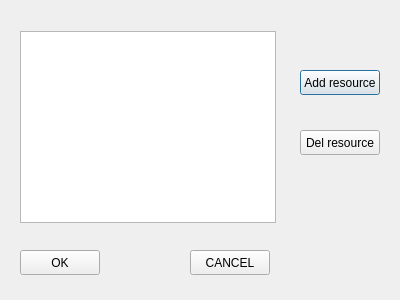
<?xml version="1.0" encoding="UTF-8"?>
<ui version="4.0">
 <class>ResourcesDialog</class>
 <widget class="QDialog" name="ResourcesDialog">
  <property name="geometry">
   <rect>
    <x>0</x>
    <y>0</y>
    <width>400</width>
    <height>300</height>
   </rect>
  </property>
  <property name="windowTitle">
   <string>Dialog</string>
  </property>
  <widget class="QListWidget" name="listWidget">
   <property name="geometry">
    <rect>
     <x>20</x>
     <y>31</y>
     <width>256</width>
     <height>192</height>
    </rect>
   </property>
   <property name="maximumSize">
    <size>
     <width>256</width>
     <height>192</height>
    </size>
   </property>
  </widget>
  <widget class="QPushButton" name="addButton">
   <property name="geometry">
    <rect>
     <x>300</x>
     <y>70</y>
     <width>80</width>
     <height>25</height>
    </rect>
   </property>
   <property name="text">
    <string>Add resource</string>
   </property>
  </widget>
  <widget class="QPushButton" name="deleteButton">
   <property name="geometry">
    <rect>
     <x>300</x>
     <y>130</y>
     <width>80</width>
     <height>25</height>
    </rect>
   </property>
   <property name="text">
    <string>Del resource</string>
   </property>
  </widget>
  <widget class="QPushButton" name="okButton">
   <property name="geometry">
    <rect>
     <x>20</x>
     <y>250</y>
     <width>80</width>
     <height>25</height>
    </rect>
   </property>
   <property name="text">
    <string>OK</string>
   </property>
  </widget>
  <widget class="QPushButton" name="cancelButton">
   <property name="geometry">
    <rect>
     <x>190</x>
     <y>250</y>
     <width>80</width>
     <height>25</height>
    </rect>
   </property>
   <property name="text">
    <string>CANCEL</string>
   </property>
  </widget>
 </widget>
 <resources/>
 <connections/>
</ui>
